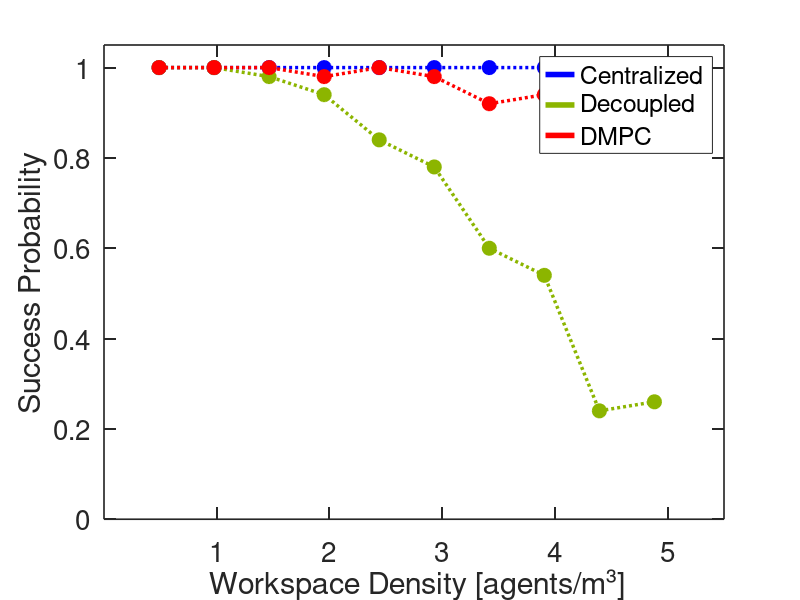

The MATLAB script that drew this image: (Note: this script raises an error after producing the figure.)
clc
close all
clear
load('comp_all_6.mat');
% green = [0.55,0.75,0.11];
green = [0.55,0.71,0]; %apple green
% Volumen of arena
V = (pmax(1)-pmin(1))*(pmax(2)-pmin(2))*(pmax(3)-pmin(3));
pi = 3.14159265359;
%%
% Probability of success plots
prob_dmpc = sum(success_dmpc,2)/trials;
prob_cup = sum(success_cup,2)/trials;
prob_dec = sum(success_dec,2)/trials;
figure(1)
set(gca,'LineWidth',1.2,'TickLength',[0.02 0.02]);
set(gca,'FontSize',20)
hold on;
box on;
xticks([1:5]);
ylim([0,1.05])
xlim([0,5.5])
h1 = plot(N_vector/V,prob_cup,':b','Linewidth',2.5);
plot(N_vector/V,prob_cup,'ob', 'MarkerFaceColor', 'b','Linewidth',1,'markers',10);
h2 = plot(N_vector/V,prob_dec',':','Color',green,'Linewidth',2.5);
plot(N_vector/V,prob_dec,'o','Color',green, 'MarkerFaceColor', green,'Linewidth',1,'markers',10);
h3 = plot(N_vector/V,prob_dmpc,':r','Linewidth',2.5);
plot(N_vector/V,prob_dmpc,'or', 'MarkerFaceColor', 'r','Linewidth',1,'markers',10);
xlabel(' Workspace Density [agents/m³]')
ylabel('Success Probability');
[h, icons, plots, s] = legend([h1,h2,h3],'Centralized','Decoupled','DMPC');
h_lines = findobj(icons, 'Type', 'Line');
set(h_lines, 'LineStyle', '-','LineWidth',4); %// modify properties as desired
set(gcf,'color','w');
%%
% Computation time
tmean_dmpc = nanmean(t_dmpc,2);
tstd_dmpc = nanstd(t_dmpc,1,2);
tmean_cup = nanmean(t_cup,2);
tstd_cup = nanstd(t_cup,1,2);
tmean_dec = nanmean(t_dec,2);
tstd_dec = nanstd(t_dec,1,2);
figure(2)
set(gca,'LineWidth',1.2,'TickLength',[0.02 0.02]);
set(gca,'FontSize',20)
hold on;
box on;
xticks([1:5]);
ylim([0,1150])
xlim([0,5.5])
h1 = errorbar(N_vector/V, tmean_cup,tstd_cup,':b','LineWidth',2.5);
plot(N_vector/V,tmean_cup,'ob', 'MarkerFaceColor', 'b','Linewidth',1,'markers',10);
h2 = errorbar(N_vector/V, tmean_dec,tstd_dec,':','Color',green,'LineWidth',2.5);
plot(N_vector/V,tmean_dec,'o','Color',green, 'MarkerFaceColor', green,'Linewidth',1,'markers',10);
h3 = errorbar(N_vector/V, tmean_dmpc,tstd_dmpc,':r','LineWidth',2.5);
plot(N_vector/V,tmean_dmpc,'or', 'MarkerFaceColor', 'r','Linewidth',1,'markers',10);

xlabel(' Workspace Density [agents/m³]')
ylabel('Computation time [s]');
[h, icons, plots, s] = legend([h1,h2,h3],'Centralized','Decoupled','DMPC');
h_lines = findobj(icons, 'Type', 'Line');
set(h_lines, 'LineStyle', '-','LineWidth',4); %// modify properties as desired
set(gcf,'color','w');
%%
% Average travelled distance
avg_dist_dmpc = nanmean(totdist_dmpc,2);
std_dist_dmpc = nanstd(totdist_dmpc,1,2);
avg_dist_cup = nanmean(totdist_cup,2);
std_dist_cup = nanstd(totdist_cup,1,2);
avg_dist_dec = nanmean(totdist_dec,2);
std_dist_dec = nanstd(totdist_dec,1,2);
figure(3)
set(gca,'LineWidth',1.2,'TickLength',[0.02 0.02]);
set(gca,'FontSize',20)
hold on;
box on;
xticks([1:5]);
ylim([0,40])
xlim([0,5.5])
h1 = errorbar(N_vector/V, avg_dist_cup,std_dist_cup,':b','LineWidth', 2.5);

plot(N_vector/V,avg_dist_cup,'ob', 'MarkerFaceColor', 'b','Linewidth',1,'markers',10);
h2 = errorbar(N_vector/V, avg_dist_dec,std_dist_dec,':','Color',green,'LineWidth', 2.5);
plot(N_vector/V,avg_dist_dec,'o','Color',green,'MarkerFaceColor',green,'Linewidth',1,'markers',10);
h3 = errorbar(N_vector/V, avg_dist_dmpc,std_dist_dmpc,':r','LineWidth', 2.5);
plot(N_vector/V,avg_dist_dmpc,'or', 'MarkerFaceColor', 'r','Linewidth',1,'markers',10);
xlabel(' Workspace Density [agents/m³]')
ylabel('Total Distance [m]');
[h, icons, plots, s] = legend([h1,h2,h3],'Centralized','Decoupled','DMPC');
h_lines = findobj(icons, 'Type', 'Line');
set(h_lines, 'LineStyle', '-','LineWidth',4); %// modify properties as desired
set(gcf,'color','w');

%%
% Trajectory time
tmean_traj = nanmean(traj_time,2);
tstd_traj = nanstd(traj_time,1,2);
figure(4)
set(gca,'LineWidth',1.2,'TickLength',[0.02 0.02]);
set(gca,'FontSize',20)
hold on;
box on;
xticks([1:5]);
xlim([0,6])
errorbar(N_vector/V,tmean_traj,tstd_traj,':b','LineWidth', 2.5);
plot(N_vector/V,tmean_traj,'ob', 'MarkerFaceColor', 'b','Linewidth',1.5,'markers',10);
xlabel(' Workspace Density [agents/m³]')
ylabel('Transition Time [s]');
set(gcf,'color','w');

